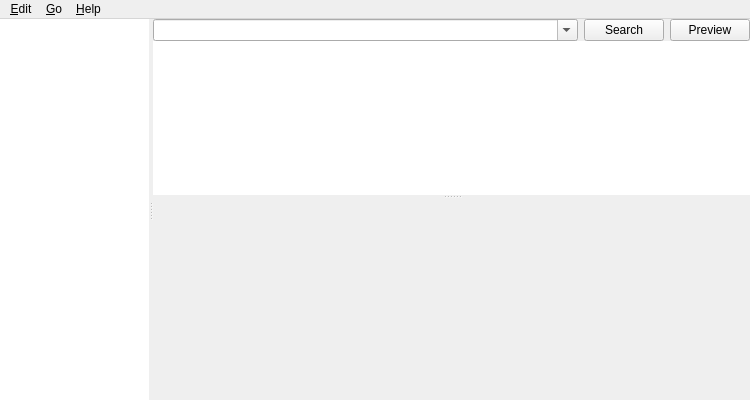
<?xml version="1.0" encoding="UTF-8"?>
<ui version="4.0">
 <class>Dialog</class>
 <widget class="QMainWindow" name="Dialog">
  <property name="geometry">
   <rect>
    <x>0</x>
    <y>0</y>
    <width>750</width>
    <height>400</height>
   </rect>
  </property>
  <property name="minimumSize">
   <size>
    <width>750</width>
    <height>400</height>
   </size>
  </property>
  <property name="windowTitle">
   <string>Browser</string>
  </property>
  <property name="windowIcon">
   <iconset resource="icons.qrc">
    <normaloff>:/icons/find.png</normaloff>:/icons/find.png</iconset>
  </property>
  <widget class="QWidget" name="centralwidget">
   <layout class="QVBoxLayout" name="verticalLayout_3">
    <property name="spacing">
     <number>0</number>
    </property>
    <property name="margin">
     <number>0</number>
    </property>
    <item>
     <widget class="QSplitter" name="splitter_2">
      <property name="orientation">
       <enum>Qt::Horizontal</enum>
      </property>
      <widget class="QTreeWidget" name="tree">
       <property name="sizePolicy">
        <sizepolicy hsizetype="Expanding" vsizetype="Expanding">
         <horstretch>1</horstretch>
         <verstretch>0</verstretch>
        </sizepolicy>
       </property>
       <property name="frameShape">
        <enum>QFrame::NoFrame</enum>
       </property>
       <attribute name="headerVisible">
        <bool>false</bool>
       </attribute>
       <column>
        <property name="text">
         <string notr="true">1</string>
        </property>
       </column>
      </widget>
      <widget class="QSplitter" name="splitter">
       <property name="sizePolicy">
        <sizepolicy hsizetype="Preferred" vsizetype="Expanding">
         <horstretch>4</horstretch>
         <verstretch>0</verstretch>
        </sizepolicy>
       </property>
       <property name="orientation">
        <enum>Qt::Vertical</enum>
       </property>
       <widget class="QWidget" name="widget" native="true">
        <property name="sizePolicy">
         <sizepolicy hsizetype="Expanding" vsizetype="Preferred">
          <horstretch>3</horstretch>
          <verstretch>1</verstretch>
         </sizepolicy>
        </property>
        <layout class="QVBoxLayout" name="verticalLayout_2">
         <property name="spacing">
          <number>0</number>
         </property>
         <property name="margin">
          <number>0</number>
         </property>
         <item>
          <layout class="QGridLayout" name="gridLayout">
           <property name="horizontalSpacing">
            <number>6</number>
           </property>
           <property name="verticalSpacing">
            <number>0</number>
           </property>
           <property name="leftMargin">
            <number>0</number>
           </property>
           <property name="topMargin">
            <number>0</number>
           </property>
           <property name="rightMargin">
            <number>0</number>
           </property>
           <item row="0" column="0">
            <widget class="QComboBox" name="searchEdit">
             <property name="sizePolicy">
              <sizepolicy hsizetype="Expanding" vsizetype="Fixed">
               <horstretch>9</horstretch>
               <verstretch>0</verstretch>
              </sizepolicy>
             </property>
             <property name="editable">
              <bool>true</bool>
             </property>
             <property name="insertPolicy">
              <enum>QComboBox::NoInsert</enum>
             </property>
            </widget>
           </item>
           <item row="0" column="1">
            <widget class="QPushButton" name="searchButton">
             <property name="text">
              <string>Search</string>
             </property>
            </widget>
           </item>
           <item row="0" column="2">
            <widget class="QPushButton" name="previewButton">
             <property name="text">
              <string>Preview</string>
             </property>
             <property name="shortcut">
              <string>Ctrl+Shift+P</string>
             </property>
             <property name="checkable">
              <bool>true</bool>
             </property>
            </widget>
           </item>
          </layout>
         </item>
         <item>
          <widget class="QTableView" name="tableView">
           <property name="sizePolicy">
            <sizepolicy hsizetype="Expanding" vsizetype="Expanding">
             <horstretch>9</horstretch>
             <verstretch>1</verstretch>
            </sizepolicy>
           </property>
           <property name="minimumSize">
            <size>
             <width>0</width>
             <height>150</height>
            </size>
           </property>
           <property name="contextMenuPolicy">
            <enum>Qt::ActionsContextMenu</enum>
           </property>
           <property name="frameShape">
            <enum>QFrame::NoFrame</enum>
           </property>
           <property name="frameShadow">
            <enum>QFrame::Plain</enum>
           </property>
           <property name="horizontalScrollBarPolicy">
            <enum>Qt::ScrollBarAsNeeded</enum>
           </property>
           <property name="editTriggers">
            <set>QAbstractItemView::NoEditTriggers</set>
           </property>
           <property name="tabKeyNavigation">
            <bool>false</bool>
           </property>
           <property name="alternatingRowColors">
            <bool>true</bool>
           </property>
           <property name="selectionBehavior">
            <enum>QAbstractItemView::SelectRows</enum>
           </property>
           <attribute name="horizontalHeaderCascadingSectionResizes">
            <bool>false</bool>
           </attribute>
           <attribute name="horizontalHeaderHighlightSections">
            <bool>false</bool>
           </attribute>
           <attribute name="horizontalHeaderMinimumSectionSize">
            <number>20</number>
           </attribute>
           <attribute name="horizontalHeaderShowSortIndicator" stdset="0">
            <bool>true</bool>
           </attribute>
          </widget>
         </item>
        </layout>
       </widget>
       <widget class="QWidget" name="verticalLayoutWidget">
        <layout class="QVBoxLayout" name="verticalLayout" stretch="0">
         <property name="spacing">
          <number>0</number>
         </property>
         <property name="leftMargin">
          <number>0</number>
         </property>
         <property name="topMargin">
          <number>1</number>
         </property>
         <property name="rightMargin">
          <number>0</number>
         </property>
         <property name="bottomMargin">
          <number>0</number>
         </property>
         <item>
          <layout class="QHBoxLayout" name="horizontalLayout2">
           <property name="spacing">
            <number>0</number>
           </property>
           <item>
            <widget class="QWidget" name="fieldsArea" native="true">
             <property name="sizePolicy">
              <sizepolicy hsizetype="Preferred" vsizetype="Expanding">
               <horstretch>0</horstretch>
               <verstretch>1</verstretch>
              </sizepolicy>
             </property>
             <property name="minimumSize">
              <size>
               <width>50</width>
               <height>200</height>
              </size>
             </property>
            </widget>
           </item>
          </layout>
         </item>
        </layout>
       </widget>
      </widget>
     </widget>
    </item>
   </layout>
  </widget>
  <widget class="QMenuBar" name="menubar">
   <property name="geometry">
    <rect>
     <x>0</x>
     <y>0</y>
     <width>750</width>
     <height>22</height>
    </rect>
   </property>
   <widget class="QMenu" name="menuEdit">
    <property name="title">
     <string>&amp;Edit</string>
    </property>
    <addaction name="actionUndo"/>
    <addaction name="separator"/>
    <addaction name="actionReschedule"/>
    <addaction name="actionReposition"/>
    <addaction name="separator"/>
    <addaction name="actionChangeModel"/>
    <addaction name="separator"/>
    <addaction name="actionSelectAll"/>
    <addaction name="actionSelectNotes"/>
    <addaction name="actionInvertSelection"/>
    <addaction name="separator"/>
    <addaction name="actionFindDuplicates"/>
    <addaction name="actionFindReplace"/>
    <addaction name="separator"/>
    <addaction name="actionClose"/>
   </widget>
   <widget class="QMenu" name="menuJump">
    <property name="title">
     <string>&amp;Go</string>
    </property>
    <addaction name="actionFind"/>
    <addaction name="actionTags"/>
    <addaction name="actionNote"/>
    <addaction name="actionCardList"/>
    <addaction name="separator"/>
    <addaction name="actionFirstCard"/>
    <addaction name="actionPreviousCard"/>
    <addaction name="actionNextCard"/>
    <addaction name="actionLastCard"/>
   </widget>
   <widget class="QMenu" name="menu_Help">
    <property name="title">
     <string>&amp;Help</string>
    </property>
    <addaction name="actionGuide"/>
   </widget>
   <addaction name="menuEdit"/>
   <addaction name="menuJump"/>
   <addaction name="menu_Help"/>
  </widget>
  <action name="actionReschedule">
   <property name="icon">
    <iconset resource="icons.qrc">
     <normaloff>:/icons/view-pim-calendar.png</normaloff>:/icons/view-pim-calendar.png</iconset>
   </property>
   <property name="text">
    <string>&amp;Reschedule...</string>
   </property>
  </action>
  <action name="actionSelectAll">
   <property name="text">
    <string>Select &amp;All</string>
   </property>
   <property name="shortcut">
    <string>Ctrl+A</string>
   </property>
  </action>
  <action name="actionUndo">
   <property name="icon">
    <iconset resource="icons.qrc">
     <normaloff>:/icons/edit-undo.png</normaloff>:/icons/edit-undo.png</iconset>
   </property>
   <property name="text">
    <string>&amp;Undo</string>
   </property>
   <property name="shortcut">
    <string>Ctrl+Z</string>
   </property>
  </action>
  <action name="actionInvertSelection">
   <property name="text">
    <string>&amp;Invert Selection</string>
   </property>
  </action>
  <action name="actionFind">
   <property name="icon">
    <iconset>
     <normaloff>:/icons/document-preview.png</normaloff>:/icons/document-preview.png</iconset>
   </property>
   <property name="text">
    <string>&amp;Find</string>
   </property>
   <property name="shortcut">
    <string>Ctrl+F</string>
   </property>
  </action>
  <action name="actionNote">
   <property name="icon">
    <iconset>
     <normaloff>:/icons/Anki_Fact.png</normaloff>:/icons/Anki_Fact.png</iconset>
   </property>
   <property name="text">
    <string>N&amp;ote</string>
   </property>
   <property name="shortcut">
    <string>Ctrl+Shift+F</string>
   </property>
  </action>
  <action name="actionNextCard">
   <property name="icon">
    <iconset resource="icons.qrc">
     <normaloff>:/icons/go-next.png</normaloff>:/icons/go-next.png</iconset>
   </property>
   <property name="text">
    <string>&amp;Next Card</string>
   </property>
   <property name="shortcut">
    <string>Ctrl+N</string>
   </property>
  </action>
  <action name="actionPreviousCard">
   <property name="icon">
    <iconset resource="icons.qrc">
     <normaloff>:/icons/go-previous.png</normaloff>:/icons/go-previous.png</iconset>
   </property>
   <property name="text">
    <string>&amp;Previous Card</string>
   </property>
   <property name="shortcut">
    <string>Ctrl+P</string>
   </property>
  </action>
  <action name="actionGuide">
   <property name="icon">
    <iconset resource="icons.qrc">
     <normaloff>:/icons/help.png</normaloff>:/icons/help.png</iconset>
   </property>
   <property name="text">
    <string>&amp;Guide</string>
   </property>
   <property name="shortcut">
    <string>F1</string>
   </property>
  </action>
  <action name="actionChangeModel">
   <property name="icon">
    <iconset resource="icons.qrc">
     <normaloff>:/icons/system-software-update.png</normaloff>:/icons/system-software-update.png</iconset>
   </property>
   <property name="text">
    <string>Change Note Type...</string>
   </property>
   <property name="shortcut">
    <string>Ctrl+Shift+M</string>
   </property>
  </action>
  <action name="actionSelectNotes">
   <property name="text">
    <string>Select &amp;Notes</string>
   </property>
   <property name="shortcut">
    <string>Ctrl+Shift+A</string>
   </property>
  </action>
  <action name="actionFindReplace">
   <property name="icon">
    <iconset resource="icons.qrc">
     <normaloff>:/icons/edit-find-replace.png</normaloff>:/icons/edit-find-replace.png</iconset>
   </property>
   <property name="text">
    <string>Find and Re&amp;place...</string>
   </property>
   <property name="shortcut">
    <string>Ctrl+Alt+F</string>
   </property>
  </action>
  <action name="actionCram">
   <property name="icon">
    <iconset resource="icons.qrc">
     <normaloff>:/icons/view-pim-calendar.png</normaloff>:/icons/view-pim-calendar.png</iconset>
   </property>
   <property name="text">
    <string>&amp;Cram...</string>
   </property>
  </action>
  <action name="actionTags">
   <property name="icon">
    <iconset resource="icons.qrc">
     <normaloff>:/icons/anki-tag.png</normaloff>:/icons/anki-tag.png</iconset>
   </property>
   <property name="text">
    <string>Fil&amp;ters</string>
   </property>
   <property name="shortcut">
    <string>Ctrl+Shift+R</string>
   </property>
  </action>
  <action name="actionCardList">
   <property name="icon">
    <iconset>
     <normaloff>:/icons/generate_07.png</normaloff>:/icons/generate_07.png</iconset>
   </property>
   <property name="text">
    <string>Card List</string>
   </property>
   <property name="shortcut">
    <string>Ctrl+Shift+L</string>
   </property>
  </action>
  <action name="actionFindDuplicates">
   <property name="icon">
    <iconset resource="icons.qrc">
     <normaloff>:/icons/edit-find 2.png</normaloff>:/icons/edit-find 2.png</iconset>
   </property>
   <property name="text">
    <string>Find &amp;Duplicates...</string>
   </property>
  </action>
  <action name="actionReposition">
   <property name="icon">
    <iconset resource="icons.qrc">
     <normaloff>:/icons/view-sort-ascending.png</normaloff>:/icons/view-sort-ascending.png</iconset>
   </property>
   <property name="text">
    <string>Reposition...</string>
   </property>
  </action>
  <action name="actionFirstCard">
   <property name="icon">
    <iconset resource="icons.qrc">
     <normaloff>:/icons/arrow-up.png</normaloff>:/icons/arrow-up.png</iconset>
   </property>
   <property name="text">
    <string>First Card</string>
   </property>
   <property name="shortcut">
    <string>Home</string>
   </property>
  </action>
  <action name="actionLastCard">
   <property name="icon">
    <iconset resource="icons.qrc">
     <normaloff>:/icons/arrow-down.png</normaloff>:/icons/arrow-down.png</iconset>
   </property>
   <property name="text">
    <string>Last Card</string>
   </property>
   <property name="shortcut">
    <string>End</string>
   </property>
  </action>
  <action name="actionClose">
   <property name="text">
    <string>Close</string>
   </property>
   <property name="shortcut">
    <string>Ctrl+W</string>
   </property>
  </action>
 </widget>
 <resources>
  <include location="icons.qrc"/>
 </resources>
 <connections>
  <connection>
   <sender>actionSelectAll</sender>
   <signal>triggered()</signal>
   <receiver>tableView</receiver>
   <slot>selectAll()</slot>
   <hints>
    <hint type="sourcelabel">
     <x>-1</x>
     <y>-1</y>
    </hint>
    <hint type="destinationlabel">
     <x>299</x>
     <y>279</y>
    </hint>
   </hints>
  </connection>
  <connection>
   <sender>actionClose</sender>
   <signal>triggered()</signal>
   <receiver>Dialog</receiver>
   <slot>close()</slot>
   <hints>
    <hint type="sourcelabel">
     <x>-1</x>
     <y>-1</y>
    </hint>
    <hint type="destinationlabel">
     <x>374</x>
     <y>199</y>
    </hint>
   </hints>
  </connection>
 </connections>
</ui>
